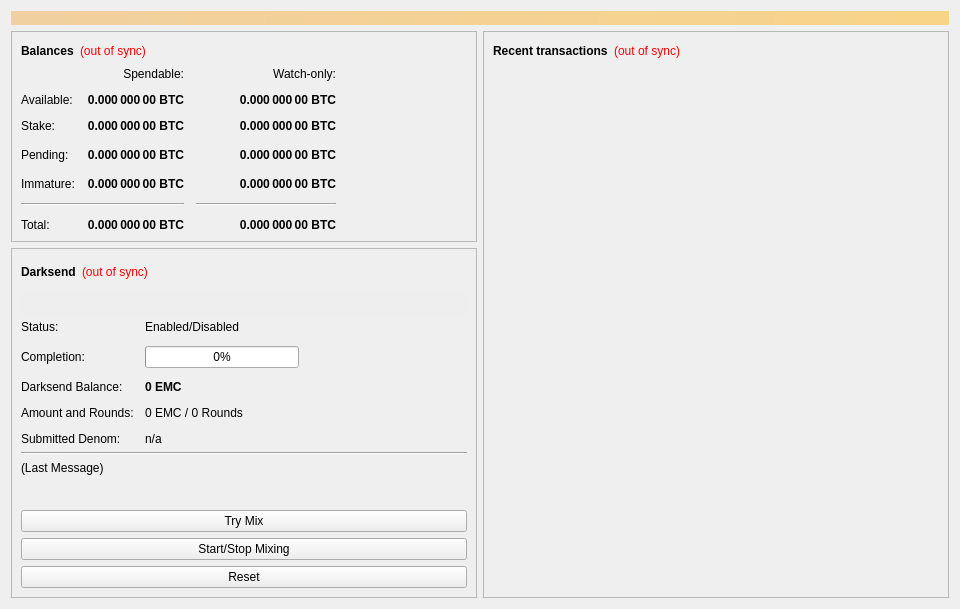
<?xml version="1.0" encoding="UTF-8"?>
<ui version="4.0">
 <class>OverviewPage</class>
 <widget class="QWidget" name="OverviewPage">
  <property name="geometry">
   <rect>
    <x>0</x>
    <y>0</y>
    <width>960</width>
    <height>594</height>
   </rect>
  </property>
  <property name="minimumSize">
   <size>
    <width>960</width>
    <height>0</height>
   </size>
  </property>
  <property name="windowTitle">
   <string>Form</string>
  </property>
  <layout class="QVBoxLayout" name="topLayout">
   <item>
    <widget class="QLabel" name="labelAlerts">
     <property name="visible">
      <bool>false</bool>
     </property>
     <property name="styleSheet">
      <string notr="true">background-color: qlineargradient(x1: 0, y1: 0, x2: 1, y2: 0, stop:0 #F0D0A0, stop:1 #F8D488); color:#000000;</string>
     </property>
     <property name="wordWrap">
      <bool>true</bool>
     </property>
     <property name="margin">
      <number>3</number>
     </property>
    </widget>
   </item>
   <item>
    <layout class="QHBoxLayout" name="horizontalLayout" stretch="1,1">
     <item>
      <layout class="QVBoxLayout" name="verticalLayout_2">
       <item>
        <widget class="QFrame" name="frame">
         <property name="frameShape">
          <enum>QFrame::StyledPanel</enum>
         </property>
         <property name="frameShadow">
          <enum>QFrame::Raised</enum>
         </property>
         <layout class="QVBoxLayout" name="verticalLayout_4">
          <item>
           <layout class="QHBoxLayout" name="horizontalLayout_4">
            <item>
             <widget class="QLabel" name="label_5">
              <property name="font">
               <font>
                <weight>75</weight>
                <bold>true</bold>
               </font>
              </property>
              <property name="text">
               <string>Balances</string>
              </property>
             </widget>
            </item>
            <item>
             <widget class="QLabel" name="labelWalletStatus">
              <property name="cursor">
               <cursorShape>WhatsThisCursor</cursorShape>
              </property>
              <property name="toolTip">
               <string>The displayed information may be out of date. Your wallet automatically synchronizes with the EmCoin network after a connection is established, but this process has not completed yet.</string>
              </property>
              <property name="styleSheet">
               <string notr="true">QLabel { color: red; }</string>
              </property>
              <property name="text">
               <string notr="true">(out of sync)</string>
              </property>
              <property name="alignment">
               <set>Qt::AlignLeading|Qt::AlignLeft|Qt::AlignVCenter</set>
              </property>
             </widget>
            </item>
            <item>
             <spacer name="horizontalSpacer_3">
              <property name="orientation">
               <enum>Qt::Horizontal</enum>
              </property>
              <property name="sizeHint" stdset="0">
               <size>
                <width>40</width>
                <height>20</height>
               </size>
              </property>
             </spacer>
            </item>
           </layout>
          </item>
          <item>
           <layout class="QGridLayout" name="gridLayout">
            <property name="spacing">
             <number>12</number>
            </property>
            <item row="3" column="2">
             <widget class="QLabel" name="labelWatchPending">
              <property name="font">
               <font>
                <weight>75</weight>
                <bold>true</bold>
               </font>
              </property>
              <property name="cursor">
               <cursorShape>IBeamCursor</cursorShape>
              </property>
              <property name="toolTip">
               <string>Unconfirmed transactions to watch-only addresses</string>
              </property>
              <property name="text">
               <string notr="true">0.000 000 00 BTC</string>
              </property>
              <property name="alignment">
               <set>Qt::AlignRight|Qt::AlignTrailing|Qt::AlignVCenter</set>
              </property>
              <property name="textInteractionFlags">
               <set>Qt::LinksAccessibleByMouse|Qt::TextSelectableByKeyboard|Qt::TextSelectableByMouse</set>
              </property>
             </widget>
            </item>
            <item row="3" column="1">
             <widget class="QLabel" name="labelUnconfirmed">
              <property name="font">
               <font>
                <weight>75</weight>
                <bold>true</bold>
               </font>
              </property>
              <property name="cursor">
               <cursorShape>IBeamCursor</cursorShape>
              </property>
              <property name="toolTip">
               <string>Total of transactions that have yet to be confirmed, and do not yet count toward the spendable balance</string>
              </property>
              <property name="text">
               <string notr="true">0.000 000 00 BTC</string>
              </property>
              <property name="alignment">
               <set>Qt::AlignRight|Qt::AlignTrailing|Qt::AlignVCenter</set>
              </property>
              <property name="textInteractionFlags">
               <set>Qt::LinksAccessibleByMouse|Qt::TextSelectableByKeyboard|Qt::TextSelectableByMouse</set>
              </property>
             </widget>
            </item>
            <item row="4" column="2">
             <widget class="QLabel" name="labelWatchImmature">
              <property name="font">
               <font>
                <weight>75</weight>
                <bold>true</bold>
               </font>
              </property>
              <property name="cursor">
               <cursorShape>IBeamCursor</cursorShape>
              </property>
              <property name="toolTip">
               <string>Mined balance in watch-only addresses that has not yet matured</string>
              </property>
              <property name="text">
               <string notr="true">0.000 000 00 BTC</string>
              </property>
              <property name="alignment">
               <set>Qt::AlignRight|Qt::AlignTrailing|Qt::AlignVCenter</set>
              </property>
              <property name="textInteractionFlags">
               <set>Qt::LinksAccessibleByMouse|Qt::TextSelectableByKeyboard|Qt::TextSelectableByMouse</set>
              </property>
             </widget>
            </item>
            <item row="5" column="0" colspan="2">
             <widget class="Line" name="lineSpendableBalance">
              <property name="orientation">
               <enum>Qt::Horizontal</enum>
              </property>
             </widget>
            </item>
            <item row="5" column="2">
             <widget class="Line" name="lineWatchBalance">
              <property name="sizePolicy">
               <sizepolicy hsizetype="Preferred" vsizetype="Fixed">
                <horstretch>0</horstretch>
                <verstretch>0</verstretch>
               </sizepolicy>
              </property>
              <property name="minimumSize">
               <size>
                <width>140</width>
                <height>0</height>
               </size>
              </property>
              <property name="orientation">
               <enum>Qt::Horizontal</enum>
              </property>
             </widget>
            </item>
            <item row="6" column="0">
             <widget class="QLabel" name="labelTotalText">
              <property name="text">
               <string>Total:</string>
              </property>
             </widget>
            </item>
            <item row="4" column="1">
             <widget class="QLabel" name="labelImmature">
              <property name="font">
               <font>
                <weight>75</weight>
                <bold>true</bold>
               </font>
              </property>
              <property name="cursor">
               <cursorShape>IBeamCursor</cursorShape>
              </property>
              <property name="toolTip">
               <string>Mined balance that has not yet matured</string>
              </property>
              <property name="text">
               <string notr="true">0.000 000 00 BTC</string>
              </property>
              <property name="alignment">
               <set>Qt::AlignRight|Qt::AlignTrailing|Qt::AlignVCenter</set>
              </property>
              <property name="textInteractionFlags">
               <set>Qt::LinksAccessibleByMouse|Qt::TextSelectableByKeyboard|Qt::TextSelectableByMouse</set>
              </property>
             </widget>
            </item>
            <item row="3" column="3">
             <spacer name="horizontalSpacer_2">
              <property name="orientation">
               <enum>Qt::Horizontal</enum>
              </property>
              <property name="sizeHint" stdset="0">
               <size>
                <width>40</width>
                <height>20</height>
               </size>
              </property>
             </spacer>
            </item>
            <item row="4" column="0">
             <widget class="QLabel" name="labelImmatureText">
              <property name="text">
               <string>Immature:</string>
              </property>
             </widget>
            </item>
            <item row="6" column="1">
             <widget class="QLabel" name="labelTotal">
              <property name="font">
               <font>
                <weight>75</weight>
                <bold>true</bold>
               </font>
              </property>
              <property name="cursor">
               <cursorShape>IBeamCursor</cursorShape>
              </property>
              <property name="toolTip">
               <string>Your current total balance</string>
              </property>
              <property name="text">
               <string notr="true">0.000 000 00 BTC</string>
              </property>
              <property name="alignment">
               <set>Qt::AlignRight|Qt::AlignTrailing|Qt::AlignVCenter</set>
              </property>
              <property name="textInteractionFlags">
               <set>Qt::LinksAccessibleByMouse|Qt::TextSelectableByKeyboard|Qt::TextSelectableByMouse</set>
              </property>
             </widget>
            </item>
            <item row="6" column="2">
             <widget class="QLabel" name="labelWatchTotal">
              <property name="font">
               <font>
                <weight>75</weight>
                <bold>true</bold>
               </font>
              </property>
              <property name="cursor">
               <cursorShape>IBeamCursor</cursorShape>
              </property>
              <property name="toolTip">
               <string>Current total balance in watch-only addresses</string>
              </property>
              <property name="text">
               <string notr="true">0.000 000 00 BTC</string>
              </property>
              <property name="alignment">
               <set>Qt::AlignRight|Qt::AlignTrailing|Qt::AlignVCenter</set>
              </property>
              <property name="textInteractionFlags">
               <set>Qt::LinksAccessibleByMouse|Qt::TextSelectableByKeyboard|Qt::TextSelectableByMouse</set>
              </property>
             </widget>
            </item>
            <item row="0" column="2">
             <widget class="QLabel" name="labelWatchonly">
              <property name="text">
               <string>Watch-only:</string>
              </property>
              <property name="alignment">
               <set>Qt::AlignRight|Qt::AlignTrailing|Qt::AlignVCenter</set>
              </property>
             </widget>
            </item>
            <item row="1" column="0">
             <widget class="QLabel" name="labelBalanceText">
              <property name="text">
               <string>Available:</string>
              </property>
             </widget>
            </item>
            <item row="1" column="1">
             <widget class="QLabel" name="labelBalance">
              <property name="font">
               <font>
                <weight>75</weight>
                <bold>true</bold>
               </font>
              </property>
              <property name="cursor">
               <cursorShape>IBeamCursor</cursorShape>
              </property>
              <property name="toolTip">
               <string>Your current spendable balance</string>
              </property>
              <property name="text">
               <string notr="true">0.000 000 00 BTC</string>
              </property>
              <property name="alignment">
               <set>Qt::AlignRight|Qt::AlignTrailing|Qt::AlignVCenter</set>
              </property>
              <property name="textInteractionFlags">
               <set>Qt::LinksAccessibleByMouse|Qt::TextSelectableByKeyboard|Qt::TextSelectableByMouse</set>
              </property>
             </widget>
            </item>
            <item row="2" column="0">
             <widget class="QLabel" name="label_10">
              <property name="text">
               <string>Stake:</string>
              </property>
             </widget>
            </item>
            <item row="2" column="1">
             <widget class="QLabel" name="labelStake">
              <property name="font">
               <font>
                <weight>75</weight>
                <bold>true</bold>
               </font>
              </property>
              <property name="cursor">
               <cursorShape>IBeamCursor</cursorShape>
              </property>
              <property name="toolTip">
               <string>Total of coins that was staked, and do not yet count toward the current balance</string>
              </property>
              <property name="text">
               <string notr="true">0.000 000 00 BTC</string>
              </property>
              <property name="alignment">
               <set>Qt::AlignRight|Qt::AlignTrailing|Qt::AlignVCenter</set>
              </property>
              <property name="textInteractionFlags">
               <set>Qt::LinksAccessibleByMouse|Qt::TextSelectableByKeyboard|Qt::TextSelectableByMouse</set>
              </property>
             </widget>
            </item>
            <item row="2" column="2">
             <widget class="QLabel" name="labelWatchStake">
              <property name="font">
               <font>
                <weight>75</weight>
                <bold>true</bold>
               </font>
              </property>
              <property name="cursor">
               <cursorShape>IBeamCursor</cursorShape>
              </property>
              <property name="toolTip">
               <string>Total of coins that was staked in watch-only addresses, and do not yet count toward the current watch-only balance</string>
              </property>
              <property name="text">
               <string notr="true">0.000 000 00 BTC</string>
              </property>
              <property name="alignment">
               <set>Qt::AlignRight|Qt::AlignTrailing|Qt::AlignVCenter</set>
              </property>
              <property name="textInteractionFlags">
               <set>Qt::LinksAccessibleByMouse|Qt::TextSelectableByKeyboard|Qt::TextSelectableByMouse</set>
              </property>
             </widget>
            </item>
            <item row="1" column="2">
             <widget class="QLabel" name="labelWatchAvailable">
              <property name="font">
               <font>
                <weight>75</weight>
                <bold>true</bold>
               </font>
              </property>
              <property name="cursor">
               <cursorShape>IBeamCursor</cursorShape>
              </property>
              <property name="toolTip">
               <string>Your current balance in watch-only addresses</string>
              </property>
              <property name="text">
               <string notr="true">0.000 000 00 BTC</string>
              </property>
              <property name="alignment">
               <set>Qt::AlignRight|Qt::AlignTrailing|Qt::AlignVCenter</set>
              </property>
              <property name="textInteractionFlags">
               <set>Qt::LinksAccessibleByMouse|Qt::TextSelectableByKeyboard|Qt::TextSelectableByMouse</set>
              </property>
             </widget>
            </item>
            <item row="3" column="0">
             <widget class="QLabel" name="labelPendingText">
              <property name="text">
               <string>Pending:</string>
              </property>
             </widget>
            </item>
            <item row="0" column="1">
             <widget class="QLabel" name="labelSpendable">
              <property name="text">
               <string>Spendable:</string>
              </property>
              <property name="alignment">
               <set>Qt::AlignRight|Qt::AlignTrailing|Qt::AlignVCenter</set>
              </property>
             </widget>
            </item>
           </layout>
          </item>
         </layout>
        </widget>
       </item>
       <item>
        <widget class="QFrame" name="frameDarksend">
         <property name="sizePolicy">
          <sizepolicy hsizetype="Expanding" vsizetype="Expanding">
           <horstretch>0</horstretch>
           <verstretch>0</verstretch>
          </sizepolicy>
         </property>
         <property name="minimumSize">
          <size>
           <width>0</width>
           <height>350</height>
          </size>
         </property>
         <property name="layoutDirection">
          <enum>Qt::LeftToRight</enum>
         </property>
         <property name="frameShape">
          <enum>QFrame::StyledPanel</enum>
         </property>
         <property name="frameShadow">
          <enum>QFrame::Raised</enum>
         </property>
         <layout class="QVBoxLayout" name="verticalLayout_5">
          <item>
           <layout class="QHBoxLayout" name="horizontalLayout_5">
            <item>
             <widget class="QLabel" name="label_2">
              <property name="font">
               <font>
                <weight>75</weight>
                <bold>true</bold>
               </font>
              </property>
              <property name="text">
               <string>Darksend</string>
              </property>
             </widget>
            </item>
            <item>
             <widget class="QLabel" name="labelDarksendSyncStatus">
              <property name="toolTip">
               <string>The displayed information may be out of date. Your wallet automatically synchronizes with the EmCoin network after a connection is established, but this process has not completed yet.</string>
              </property>
              <property name="styleSheet">
               <string notr="true">QLabel { color: red; }</string>
              </property>
              <property name="text">
               <string notr="true">(out of sync)</string>
              </property>
              <property name="alignment">
               <set>Qt::AlignLeading|Qt::AlignLeft|Qt::AlignVCenter</set>
              </property>
             </widget>
            </item>
            <item>
             <spacer name="horizontalSpacer_4">
              <property name="orientation">
               <enum>Qt::Horizontal</enum>
              </property>
              <property name="sizeHint" stdset="0">
               <size>
                <width>40</width>
                <height>20</height>
               </size>
              </property>
             </spacer>
            </item>
           </layout>
          </item>
          <item>
           <widget class="QPushButton" name="runAutoDenom">
            <property name="palette">
             <palette>
              <active>
               <colorrole role="WindowText">
                <brush brushstyle="SolidPattern">
                 <color alpha="255">
                  <red>0</red>
                  <green>0</green>
                  <blue>0</blue>
                 </color>
                </brush>
               </colorrole>
               <colorrole role="Button">
                <brush brushstyle="SolidPattern">
                 <color alpha="255">
                  <red>239</red>
                  <green>238</green>
                  <blue>238</blue>
                 </color>
                </brush>
               </colorrole>
               <colorrole role="Light">
                <brush brushstyle="SolidPattern">
                 <color alpha="255">
                  <red>255</red>
                  <green>255</green>
                  <blue>255</blue>
                 </color>
                </brush>
               </colorrole>
               <colorrole role="Midlight">
                <brush brushstyle="SolidPattern">
                 <color alpha="255">
                  <red>247</red>
                  <green>246</green>
                  <blue>246</blue>
                 </color>
                </brush>
               </colorrole>
               <colorrole role="Dark">
                <brush brushstyle="SolidPattern">
                 <color alpha="255">
                  <red>119</red>
                  <green>119</green>
                  <blue>119</blue>
                 </color>
                </brush>
               </colorrole>
               <colorrole role="Mid">
                <brush brushstyle="SolidPattern">
                 <color alpha="255">
                  <red>159</red>
                  <green>159</green>
                  <blue>159</blue>
                 </color>
                </brush>
               </colorrole>
               <colorrole role="Text">
                <brush brushstyle="SolidPattern">
                 <color alpha="255">
                  <red>0</red>
                  <green>0</green>
                  <blue>0</blue>
                 </color>
                </brush>
               </colorrole>
               <colorrole role="BrightText">
                <brush brushstyle="SolidPattern">
                 <color alpha="255">
                  <red>255</red>
                  <green>255</green>
                  <blue>255</blue>
                 </color>
                </brush>
               </colorrole>
               <colorrole role="ButtonText">
                <brush brushstyle="SolidPattern">
                 <color alpha="255">
                  <red>0</red>
                  <green>0</green>
                  <blue>0</blue>
                 </color>
                </brush>
               </colorrole>
               <colorrole role="Base">
                <brush brushstyle="SolidPattern">
                 <color alpha="255">
                  <red>255</red>
                  <green>255</green>
                  <blue>255</blue>
                 </color>
                </brush>
               </colorrole>
               <colorrole role="Window">
                <brush brushstyle="SolidPattern">
                 <color alpha="255">
                  <red>239</red>
                  <green>238</green>
                  <blue>238</blue>
                 </color>
                </brush>
               </colorrole>
               <colorrole role="Shadow">
                <brush brushstyle="SolidPattern">
                 <color alpha="255">
                  <red>0</red>
                  <green>0</green>
                  <blue>0</blue>
                 </color>
                </brush>
               </colorrole>
               <colorrole role="AlternateBase">
                <brush brushstyle="SolidPattern">
                 <color alpha="255">
                  <red>247</red>
                  <green>246</green>
                  <blue>246</blue>
                 </color>
                </brush>
               </colorrole>
               <colorrole role="ToolTipBase">
                <brush brushstyle="SolidPattern">
                 <color alpha="255">
                  <red>255</red>
                  <green>255</green>
                  <blue>220</blue>
                 </color>
                </brush>
               </colorrole>
               <colorrole role="ToolTipText">
                <brush brushstyle="SolidPattern">
                 <color alpha="255">
                  <red>0</red>
                  <green>0</green>
                  <blue>0</blue>
                 </color>
                </brush>
               </colorrole>
              </active>
              <inactive>
               <colorrole role="WindowText">
                <brush brushstyle="SolidPattern">
                 <color alpha="255">
                  <red>0</red>
                  <green>0</green>
                  <blue>0</blue>
                 </color>
                </brush>
               </colorrole>
               <colorrole role="Button">
                <brush brushstyle="SolidPattern">
                 <color alpha="255">
                  <red>239</red>
                  <green>238</green>
                  <blue>238</blue>
                 </color>
                </brush>
               </colorrole>
               <colorrole role="Light">
                <brush brushstyle="SolidPattern">
                 <color alpha="255">
                  <red>255</red>
                  <green>255</green>
                  <blue>255</blue>
                 </color>
                </brush>
               </colorrole>
               <colorrole role="Midlight">
                <brush brushstyle="SolidPattern">
                 <color alpha="255">
                  <red>247</red>
                  <green>246</green>
                  <blue>246</blue>
                 </color>
                </brush>
               </colorrole>
               <colorrole role="Dark">
                <brush brushstyle="SolidPattern">
                 <color alpha="255">
                  <red>119</red>
                  <green>119</green>
                  <blue>119</blue>
                 </color>
                </brush>
               </colorrole>
               <colorrole role="Mid">
                <brush brushstyle="SolidPattern">
                 <color alpha="255">
                  <red>159</red>
                  <green>159</green>
                  <blue>159</blue>
                 </color>
                </brush>
               </colorrole>
               <colorrole role="Text">
                <brush brushstyle="SolidPattern">
                 <color alpha="255">
                  <red>0</red>
                  <green>0</green>
                  <blue>0</blue>
                 </color>
                </brush>
               </colorrole>
               <colorrole role="BrightText">
                <brush brushstyle="SolidPattern">
                 <color alpha="255">
                  <red>255</red>
                  <green>255</green>
                  <blue>255</blue>
                 </color>
                </brush>
               </colorrole>
               <colorrole role="ButtonText">
                <brush brushstyle="SolidPattern">
                 <color alpha="255">
                  <red>0</red>
                  <green>0</green>
                  <blue>0</blue>
                 </color>
                </brush>
               </colorrole>
               <colorrole role="Base">
                <brush brushstyle="SolidPattern">
                 <color alpha="255">
                  <red>255</red>
                  <green>255</green>
                  <blue>255</blue>
                 </color>
                </brush>
               </colorrole>
               <colorrole role="Window">
                <brush brushstyle="SolidPattern">
                 <color alpha="255">
                  <red>239</red>
                  <green>238</green>
                  <blue>238</blue>
                 </color>
                </brush>
               </colorrole>
               <colorrole role="Shadow">
                <brush brushstyle="SolidPattern">
                 <color alpha="255">
                  <red>0</red>
                  <green>0</green>
                  <blue>0</blue>
                 </color>
                </brush>
               </colorrole>
               <colorrole role="AlternateBase">
                <brush brushstyle="SolidPattern">
                 <color alpha="255">
                  <red>247</red>
                  <green>246</green>
                  <blue>246</blue>
                 </color>
                </brush>
               </colorrole>
               <colorrole role="ToolTipBase">
                <brush brushstyle="SolidPattern">
                 <color alpha="255">
                  <red>255</red>
                  <green>255</green>
                  <blue>220</blue>
                 </color>
                </brush>
               </colorrole>
               <colorrole role="ToolTipText">
                <brush brushstyle="SolidPattern">
                 <color alpha="255">
                  <red>0</red>
                  <green>0</green>
                  <blue>0</blue>
                 </color>
                </brush>
               </colorrole>
              </inactive>
              <disabled>
               <colorrole role="WindowText">
                <brush brushstyle="SolidPattern">
                 <color alpha="255">
                  <red>119</red>
                  <green>119</green>
                  <blue>119</blue>
                 </color>
                </brush>
               </colorrole>
               <colorrole role="Button">
                <brush brushstyle="SolidPattern">
                 <color alpha="255">
                  <red>239</red>
                  <green>238</green>
                  <blue>238</blue>
                 </color>
                </brush>
               </colorrole>
               <colorrole role="Light">
                <brush brushstyle="SolidPattern">
                 <color alpha="255">
                  <red>255</red>
                  <green>255</green>
                  <blue>255</blue>
                 </color>
                </brush>
               </colorrole>
               <colorrole role="Midlight">
                <brush brushstyle="SolidPattern">
                 <color alpha="255">
                  <red>247</red>
                  <green>246</green>
                  <blue>246</blue>
                 </color>
                </brush>
               </colorrole>
               <colorrole role="Dark">
                <brush brushstyle="SolidPattern">
                 <color alpha="255">
                  <red>119</red>
                  <green>119</green>
                  <blue>119</blue>
                 </color>
                </brush>
               </colorrole>
               <colorrole role="Mid">
                <brush brushstyle="SolidPattern">
                 <color alpha="255">
                  <red>159</red>
                  <green>159</green>
                  <blue>159</blue>
                 </color>
                </brush>
               </colorrole>
               <colorrole role="Text">
                <brush brushstyle="SolidPattern">
                 <color alpha="255">
                  <red>119</red>
                  <green>119</green>
                  <blue>119</blue>
                 </color>
                </brush>
               </colorrole>
               <colorrole role="BrightText">
                <brush brushstyle="SolidPattern">
                 <color alpha="255">
                  <red>255</red>
                  <green>255</green>
                  <blue>255</blue>
                 </color>
                </brush>
               </colorrole>
               <colorrole role="ButtonText">
                <brush brushstyle="SolidPattern">
                 <color alpha="255">
                  <red>119</red>
                  <green>119</green>
                  <blue>119</blue>
                 </color>
                </brush>
               </colorrole>
               <colorrole role="Base">
                <brush brushstyle="SolidPattern">
                 <color alpha="255">
                  <red>239</red>
                  <green>238</green>
                  <blue>238</blue>
                 </color>
                </brush>
               </colorrole>
               <colorrole role="Window">
                <brush brushstyle="SolidPattern">
                 <color alpha="255">
                  <red>239</red>
                  <green>238</green>
                  <blue>238</blue>
                 </color>
                </brush>
               </colorrole>
               <colorrole role="Shadow">
                <brush brushstyle="SolidPattern">
                 <color alpha="255">
                  <red>0</red>
                  <green>0</green>
                  <blue>0</blue>
                 </color>
                </brush>
               </colorrole>
               <colorrole role="AlternateBase">
                <brush brushstyle="SolidPattern">
                 <color alpha="255">
                  <red>239</red>
                  <green>238</green>
                  <blue>238</blue>
                 </color>
                </brush>
               </colorrole>
               <colorrole role="ToolTipBase">
                <brush brushstyle="SolidPattern">
                 <color alpha="255">
                  <red>255</red>
                  <green>255</green>
                  <blue>220</blue>
                 </color>
                </brush>
               </colorrole>
               <colorrole role="ToolTipText">
                <brush brushstyle="SolidPattern">
                 <color alpha="255">
                  <red>0</red>
                  <green>0</green>
                  <blue>0</blue>
                 </color>
                </brush>
               </colorrole>
              </disabled>
             </palette>
            </property>
            <property name="focusPolicy">
             <enum>Qt::NoFocus</enum>
            </property>
            <property name="autoFillBackground">
             <bool>true</bool>
            </property>
            <property name="text">
             <string/>
            </property>
            <property name="flat">
             <bool>true</bool>
            </property>
           </widget>
          </item>
          <item>
           <layout class="QFormLayout" name="formLayout">
            <property name="fieldGrowthPolicy">
             <enum>QFormLayout::AllNonFixedFieldsGrow</enum>
            </property>
            <property name="horizontalSpacing">
             <number>11</number>
            </property>
            <property name="verticalSpacing">
             <number>12</number>
            </property>
            <item row="0" column="0">
             <widget class="QLabel" name="label_6">
              <property name="text">
               <string>Status:</string>
              </property>
             </widget>
            </item>
            <item row="1" column="0">
             <widget class="QLabel" name="label_7">
              <property name="text">
               <string>Completion:</string>
              </property>
             </widget>
            </item>
            <item row="1" column="1">
             <widget class="QProgressBar" name="darksendProgress">
              <property name="maximumSize">
               <size>
                <width>154</width>
                <height>16777215</height>
               </size>
              </property>
              <property name="value">
               <number>0</number>
              </property>
             </widget>
            </item>
            <item row="3" column="0">
             <widget class="QLabel" name="labelAnonymizedText">
              <property name="text">
               <string>Darksend Balance:</string>
              </property>
             </widget>
            </item>
            <item row="3" column="1">
             <widget class="QLabel" name="labelAnonymized">
              <property name="font">
               <font>
                <weight>75</weight>
                <bold>true</bold>
               </font>
              </property>
              <property name="text">
               <string notr="true">0 EMC</string>
              </property>
             </widget>
            </item>
            <item row="4" column="0">
             <widget class="QLabel" name="label_8">
              <property name="text">
               <string>Amount and Rounds:</string>
              </property>
             </widget>
            </item>
            <item row="4" column="1">
             <widget class="QLabel" name="labelAmountRounds">
              <property name="text">
               <string>0 EMC / 0 Rounds</string>
              </property>
             </widget>
            </item>
            <item row="5" column="0">
             <widget class="QLabel" name="label_9">
              <property name="text">
               <string>Submitted Denom:</string>
              </property>
             </widget>
            </item>
            <item row="5" column="1">
             <widget class="QLabel" name="labelSubmittedDenom">
              <property name="toolTip">
               <string>The denominations you submitted to the Masternode.&lt;br&gt;To mix, other users must submit the exact same denominations.</string>
              </property>
              <property name="text">
               <string>n/a</string>
              </property>
             </widget>
            </item>
            <item row="0" column="1">
             <widget class="QLabel" name="darksendEnabled">
              <property name="text">
               <string>Enabled/Disabled</string>
              </property>
             </widget>
            </item>
           </layout>
          </item>
          <item>
           <widget class="Line" name="lineLastMessage">
            <property name="orientation">
             <enum>Qt::Horizontal</enum>
            </property>
           </widget>
          </item>
          <item>
           <widget class="QLabel" name="darksendStatus">
            <property name="minimumSize">
             <size>
              <width>288</width>
              <height>43</height>
             </size>
            </property>
            <property name="text">
             <string>(Last Message)</string>
            </property>
            <property name="alignment">
             <set>Qt::AlignLeading|Qt::AlignLeft|Qt::AlignTop</set>
            </property>
            <property name="wordWrap">
             <bool>true</bool>
            </property>
           </widget>
          </item>
          <item>
           <widget class="QPushButton" name="darksendAuto">
            <property name="sizePolicy">
             <sizepolicy hsizetype="MinimumExpanding" vsizetype="Fixed">
              <horstretch>0</horstretch>
              <verstretch>0</verstretch>
             </sizepolicy>
            </property>
            <property name="toolTip">
             <string>Try to manually submit a Darksend request.</string>
            </property>
            <property name="text">
             <string>Try Mix</string>
            </property>
           </widget>
          </item>
          <item>
           <widget class="QPushButton" name="toggleDarksend">
            <property name="sizePolicy">
             <sizepolicy hsizetype="MinimumExpanding" vsizetype="Fixed">
              <horstretch>0</horstretch>
              <verstretch>0</verstretch>
             </sizepolicy>
            </property>
            <property name="text">
             <string>Start/Stop Mixing</string>
            </property>
           </widget>
          </item>
          <item>
           <widget class="QPushButton" name="darksendReset">
            <property name="sizePolicy">
             <sizepolicy hsizetype="MinimumExpanding" vsizetype="Fixed">
              <horstretch>0</horstretch>
              <verstretch>0</verstretch>
             </sizepolicy>
            </property>
            <property name="toolTip">
             <string>Reset the current status of Darksend (can interrupt Darksend if it's in the process of Mixing, which can cost you money!)</string>
            </property>
            <property name="autoFillBackground">
             <bool>false</bool>
            </property>
            <property name="text">
             <string>Reset</string>
            </property>
           </widget>
          </item>
         </layout>
        </widget>
       </item>
       <item>
        <spacer name="verticalSpacer">
         <property name="orientation">
          <enum>Qt::Vertical</enum>
         </property>
         <property name="sizeHint" stdset="0">
          <size>
           <width>20</width>
           <height>40</height>
          </size>
         </property>
        </spacer>
       </item>
      </layout>
     </item>
     <item>
      <layout class="QVBoxLayout" name="verticalLayout_3">
       <item>
        <widget class="QFrame" name="frame_2">
         <property name="frameShape">
          <enum>QFrame::StyledPanel</enum>
         </property>
         <property name="frameShadow">
          <enum>QFrame::Raised</enum>
         </property>
         <layout class="QVBoxLayout" name="verticalLayout">
          <item>
           <layout class="QHBoxLayout" name="horizontalLayout_2">
            <item>
             <widget class="QLabel" name="label_4">
              <property name="font">
               <font>
                <weight>75</weight>
                <bold>true</bold>
               </font>
              </property>
              <property name="text">
               <string>Recent transactions</string>
              </property>
             </widget>
            </item>
            <item>
             <widget class="QLabel" name="labelTransactionsStatus">
              <property name="cursor">
               <cursorShape>WhatsThisCursor</cursorShape>
              </property>
              <property name="toolTip">
               <string>The displayed information may be out of date. Your wallet automatically synchronizes with the EmCoin network after a connection is established, but this process has not completed yet.</string>
              </property>
              <property name="styleSheet">
               <string notr="true">QLabel { color: red; }</string>
              </property>
              <property name="text">
               <string notr="true">(out of sync)</string>
              </property>
              <property name="alignment">
               <set>Qt::AlignRight|Qt::AlignTrailing|Qt::AlignVCenter</set>
              </property>
             </widget>
            </item>
            <item>
             <spacer name="horizontalSpacer">
              <property name="orientation">
               <enum>Qt::Horizontal</enum>
              </property>
              <property name="sizeHint" stdset="0">
               <size>
                <width>40</width>
                <height>20</height>
               </size>
              </property>
             </spacer>
            </item>
           </layout>
          </item>
          <item>
           <widget class="QListView" name="listTransactions">
            <property name="styleSheet">
             <string notr="true">QListView { background: transparent; }</string>
            </property>
            <property name="frameShape">
             <enum>QFrame::NoFrame</enum>
            </property>
            <property name="verticalScrollBarPolicy">
             <enum>Qt::ScrollBarAlwaysOff</enum>
            </property>
            <property name="horizontalScrollBarPolicy">
             <enum>Qt::ScrollBarAlwaysOff</enum>
            </property>
            <property name="selectionMode">
             <enum>QAbstractItemView::NoSelection</enum>
            </property>
           </widget>
          </item>
         </layout>
        </widget>
       </item>
      </layout>
     </item>
    </layout>
   </item>
  </layout>
 </widget>
 <resources/>
 <connections/>
</ui>
